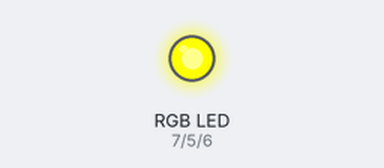
A sketch run on a simulated Arduino Uno, built with avr-gcc and run on an emulated ATmega328P. Parts: an RGB LED mixed from three pins (HIGH = lit).

Above: at 0.1 s.
Timing chart, 0 to 1.6 s (numbered marks = the images above):
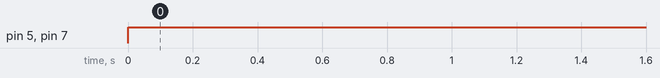

Measured:
- by itself, pin 5 (g), pin 7 (r): LOW → HIGH at 0.00 s

The sketch:

_5.ino
```cpp
int led = 2;
int button = 3;
int ldr = 0;
int ntc = 1;
int fan = 4;

//The RGB LED has common anode!
int r = 7;  //Cathode of red LED
int g = 5;  //Cathode of green LED
int b = 6;  //Cathode of blue LED

void setup() {
  //TODO: initialize the required pins
  pinMode(r, OUTPUT);
  pinMode(g, OUTPUT);
  pinMode(b, OUTPUT);
}

void loop() {
  //TODO: turn on the RGB LED in different colors!
  //TODO: use PWM to create custom colors!
  analogWrite(r, 255);
  analogWrite(g, 255);
  analogWrite(b, 0);
}

/*
References, hints:
https://www.arduino.cc/en/Reference/AnalogWrite
http://www.tme.eu/hu/Document/f1d636d206371381ca4983632554510b/ll-509RGBM2E-004.pdf

Advanced info:
https://learn.sparkfun.com/tutorials/pulse-width-modulation
*/
```
